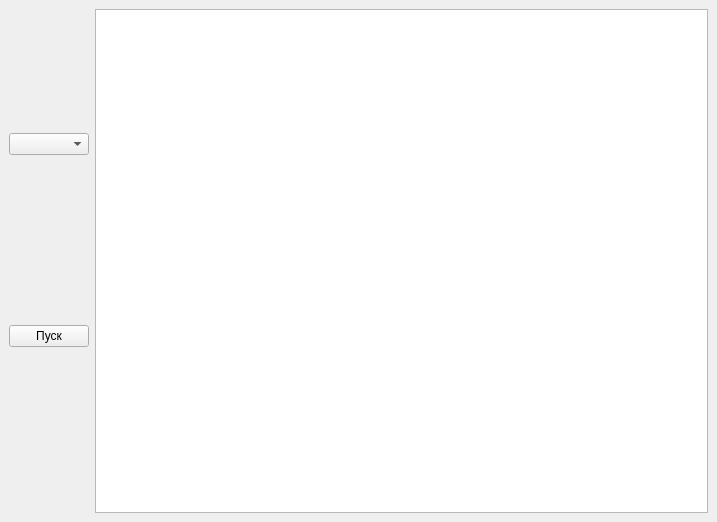
<?xml version="1.0" encoding="UTF-8"?>
<ui version="4.0">
 <class>MainWindow</class>
 <widget class="QMainWindow" name="MainWindow">
  <property name="geometry">
   <rect>
    <x>0</x>
    <y>0</y>
    <width>717</width>
    <height>522</height>
   </rect>
  </property>
  <property name="windowTitle">
   <string>Фильтрация по жанрам</string>
  </property>
  <widget class="QWidget" name="centralwidget">
   <layout class="QHBoxLayout" name="horizontalLayout">
    <item>
     <layout class="QVBoxLayout" name="verticalLayout">
      <item>
       <widget class="QComboBox" name="comboBoxGenres">
        <property name="sizePolicy">
         <sizepolicy hsizetype="Preferred" vsizetype="Fixed">
          <horstretch>0</horstretch>
          <verstretch>10</verstretch>
         </sizepolicy>
        </property>
       </widget>
      </item>
      <item>
       <spacer name="verticalSpacer_2">
        <property name="orientation">
         <enum>Qt::Vertical</enum>
        </property>
        <property name="sizeType">
         <enum>QSizePolicy::Fixed</enum>
        </property>
        <property name="sizeHint" stdset="0">
         <size>
          <width>20</width>
          <height>40</height>
         </size>
        </property>
       </spacer>
      </item>
      <item>
       <widget class="QPushButton" name="pushButton">
        <property name="sizePolicy">
         <sizepolicy hsizetype="Preferred" vsizetype="Fixed">
          <horstretch>0</horstretch>
          <verstretch>10</verstretch>
         </sizepolicy>
        </property>
        <property name="text">
         <string>Пуск</string>
        </property>
       </widget>
      </item>
      <item>
       <spacer name="verticalSpacer">
        <property name="orientation">
         <enum>Qt::Vertical</enum>
        </property>
        <property name="sizeType">
         <enum>QSizePolicy::Preferred</enum>
        </property>
        <property name="sizeHint" stdset="0">
         <size>
          <width>20</width>
          <height>40</height>
         </size>
        </property>
       </spacer>
      </item>
     </layout>
    </item>
    <item>
     <widget class="QTableWidget" name="tableWidget"/>
    </item>
   </layout>
  </widget>
 </widget>
 <resources/>
 <connections/>
</ui>
